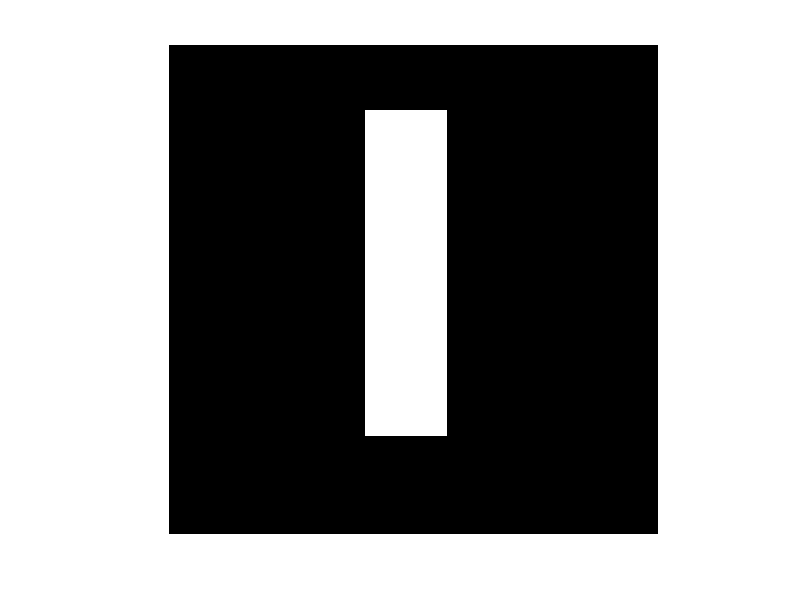
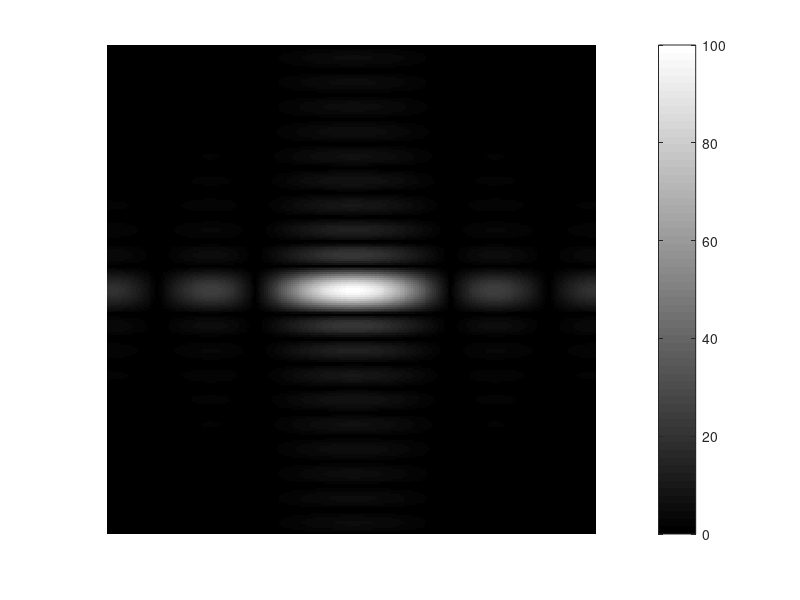
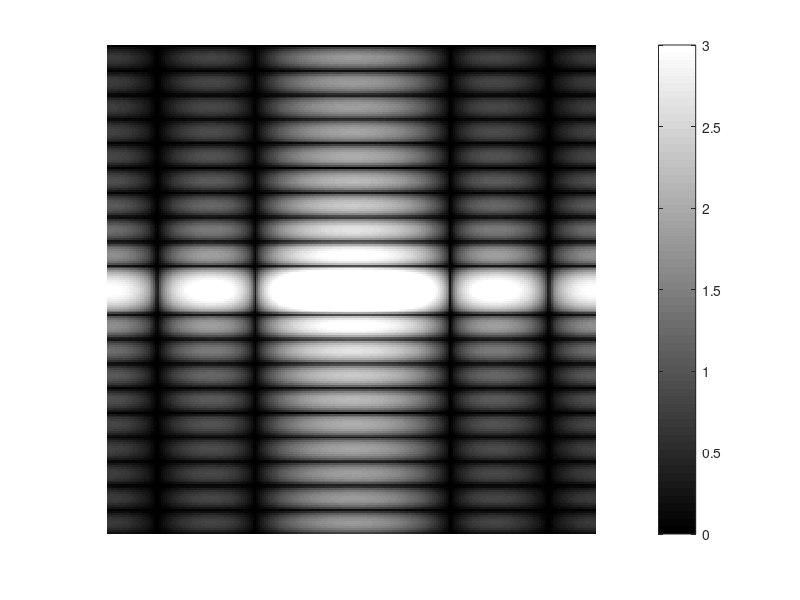
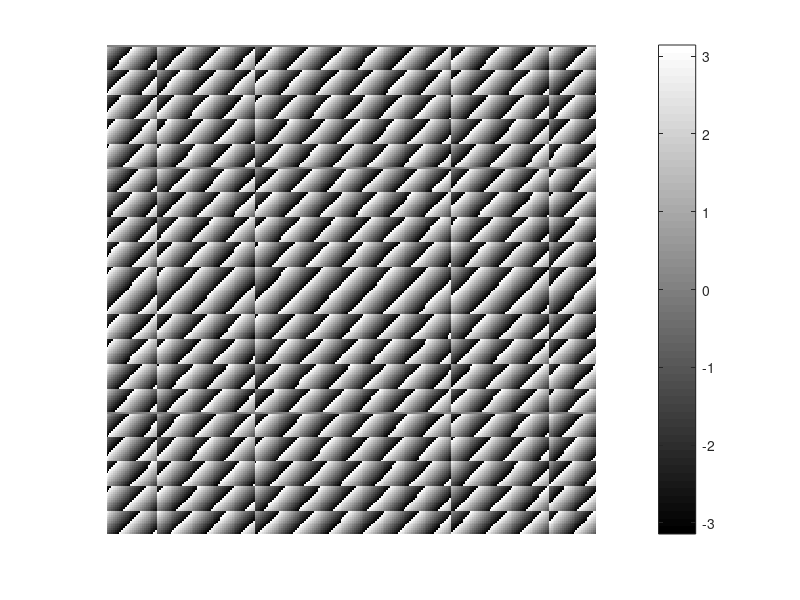

Source code (MATLAB) for these figures, in order:
clear all;
close all;
% Prepare image
f = zeros(30,30);
f(5:24,13:17) = 1;
imshow(f)
% Compute Fourier Transform
%F = fft2((hanning(length(f)).*f),256,256);
F = fft2(f,256,256);
F = fftshift(F); % Center FFT
% Measure the minimum and maximum value of the transform amplitude
min(min(abs(F))) % 0
max(max(abs(F))) % 100
figure; imshow(abs(F),[0,100]); colormap(gray); colorbar
figure; imshow(log(1+abs(F)),[0,3]); colormap(gray); colorbar
% What is the main difference between representing the amplitude and its logarithm?
% Look at the phases
figure; imshow(angle(F),[-pi,pi]); colorbar
%* Try with other images
%f = imread('saturn.tif');
%f = ind2gray(f,gray(256));